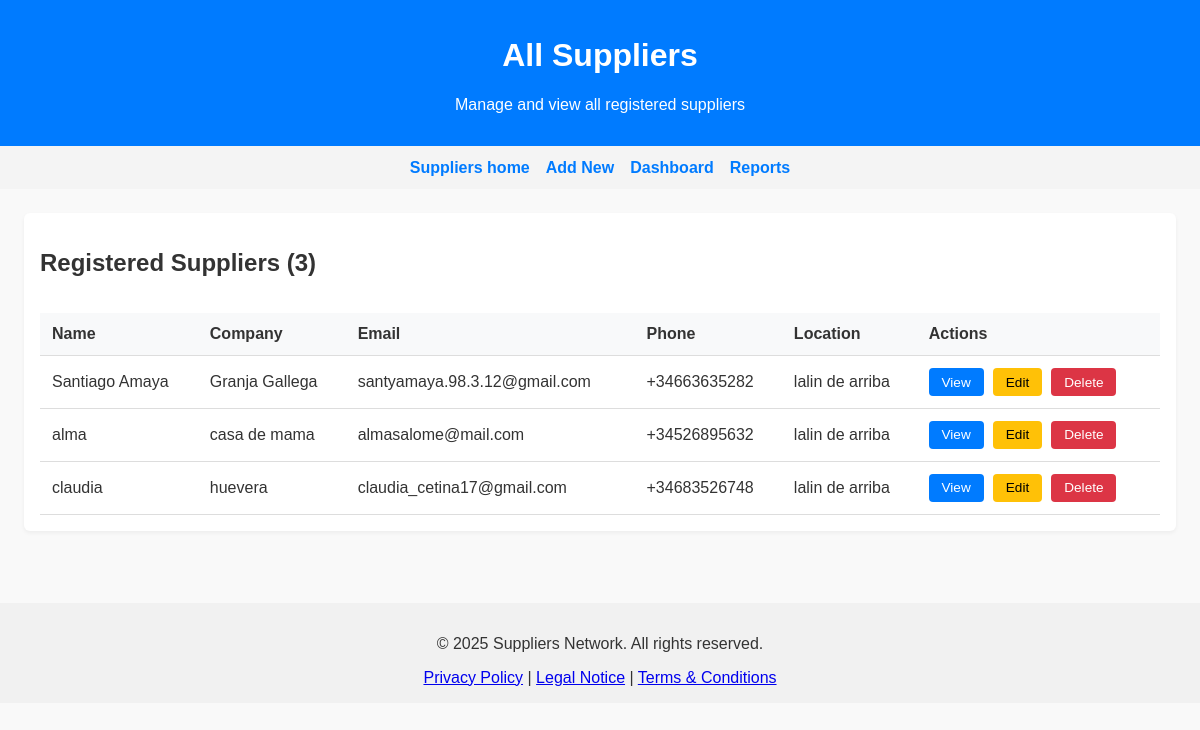
The page /suppliers/list/ on the database as committed earlier.
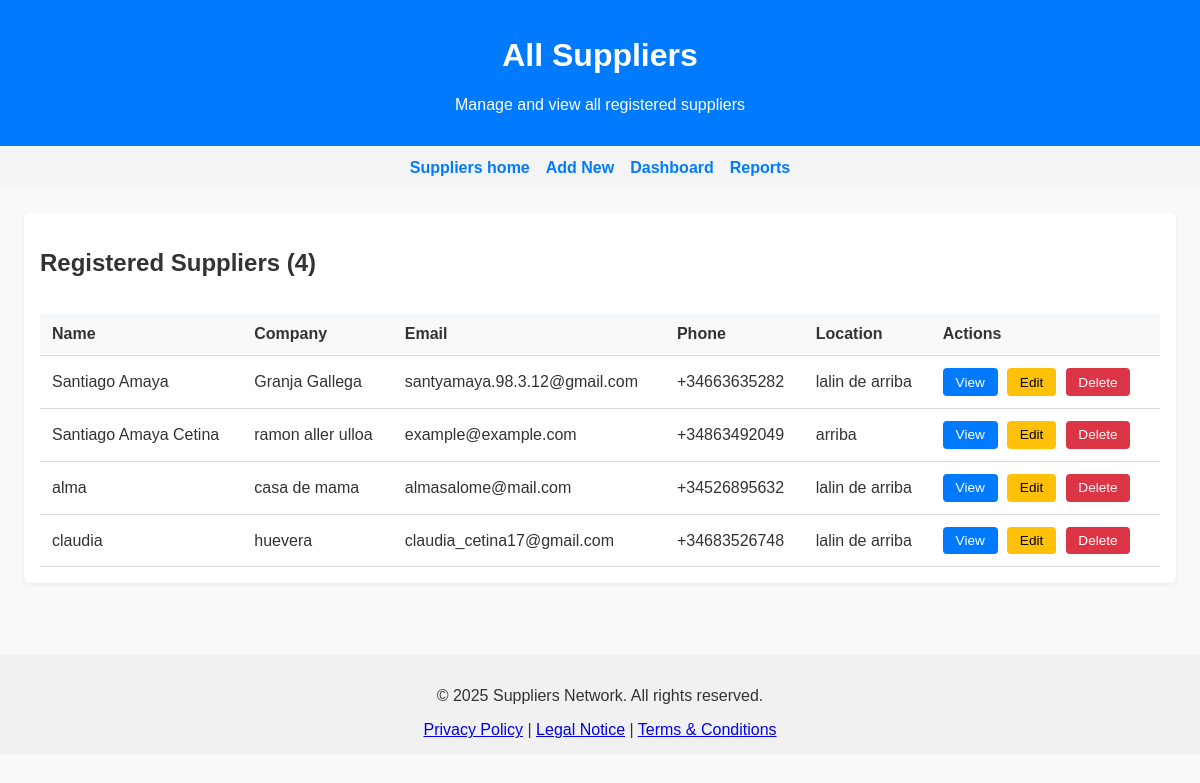
The same page on the database as committed later.
### Suppliers/models.py (models this page shows, shortened)
class SuppliersModel(models.Model):
    id = models.UUIDField(primary_key=True, default=uuid.uuid4, editable=False)
    full_name = models.CharField(max_length=150)
    company_name = models.CharField(max_length=200, blank=True, null=True)
    email = models.EmailField(unique=True)
    phone = models.CharField(max_length=15)  # Will validate in form
    address = models.CharField(max_length=255)
    zip_code = ESPostalCodeField()
    province = models.CharField(max_length=90)
    location = models.CharField(max_length=150, blank=True, null=True)
    tax_id = ESIdentityCardNumberField(blank=True, null=True)
    production_activity = models.CharField(max_length=200, help_text="Type of farming or production activity")
    approved = models.BooleanField(default=False)  # ✅ Admin must approve
    date_joined = models.DateTimeField(auto_now_add=True)
    user = models.OneToOneField(User, on_delete=models.SET_NULL, null=True, blank=True)
    class Meta:
        verbose_name = "Supplier"
        verbose_name_plural = "Suppliers"
        ordering = ['full_name']

### Suppliers/views.py (the view)
# urls.py: path('list/', views.Suppliers_List, name='supplier_list'),
def Suppliers_List(request):
    suppliers = SuppliersModel.objects.all()
    return render(request, "Suppliers/supplier_list.html", {'suppliers': suppliers})

### Suppliers/templates/Suppliers/supplier_list.html (shortened to what this page needs)
{% load static %}
<!DOCTYPE html>
<html lang="en">
<head>
  <link rel="stylesheet" href="{% static 'Suppliers/css/suppliers_list.css' %}">
</head>
<body>
  <header>
    <h1>All Suppliers</h1>
    <p>Manage and view all registered suppliers</p>
  </header>
  <nav>
    <a href="{% url 'suppliers' %}">Suppliers home</a>
    <a href="{% url 'supplier_create' %}">Add New</a>
    <a href="#">Dashboard</a>
    <a href="#">Reports</a>
  </nav>
  <div class="container">
    <div class="info-box">
      <div class="header-actions">
        <h2>Registered Suppliers ({{ suppliers.count }})</h2>
      </div>
      {% if suppliers %}
        <div class="table-container">
          <table class="suppliers-table">
            <thead>
              <tr>
                <th>Name</th>
                <th>Company</th>
                <th>Email</th>
                <th>Phone</th>
                <th>Location</th>
                <th>Actions</th>
              </tr>
            </thead>
            <tbody>
              {% for supplier in suppliers %}
              <tr>
                <td>{{ supplier.full_name }}</td>
                <td>{{ supplier.company_name|default:"-" }}</td>
                <td>{{ supplier.email }}</td>
                <td>{{ supplier.phone|default:"-" }}</td>
                <td>{{ supplier.location|default:"-" }}</td>
                <td class="actions">
                  <a href="{% url 'supplier_detail' supplier.pk %}" class="btn btn-view">View</a>
                  <a href="{% url 'supplier_edit' supplier.pk %}" class="btn btn-edit">Edit</a>
                  <a href="{% url 'supplier_delete' supplier.pk %}" class="btn btn-delete">Delete</a>
                </td>
              </tr>
              {% endfor %}
            </tbody>
          </table>
        </div>
      {% else %}
        <div class="no-suppliers">
          <h3>No suppliers registered yet</h3>
          <p>Start by adding your first supplier to the network.</p>
          <a href="{% url 'supplier_create' %}" class="btn btn-primary">Add First Supplier</a>
        </div>
      {% endif %}
    </div>
  </div>
  <footer>
    <p>&copy; 2025 Suppliers Network. All rights reserved.</p>
    <a href="#">Privacy Policy</a> |
    <a href="#">Legal Notice</a> |
    <a href="#">Terms & Conditions</a>
  </footer>
</body>
</html>

Rows that differ between the two databases and show on the page:
added SuppliersModel: full_name "Santiago Amaya Cetina", company_name "ramon aller ulloa", email "example@example.com", phone "+34863492049", location "arriba"
Other text that changed with them:
{{ suppliers.count }}: "3" → "4"
